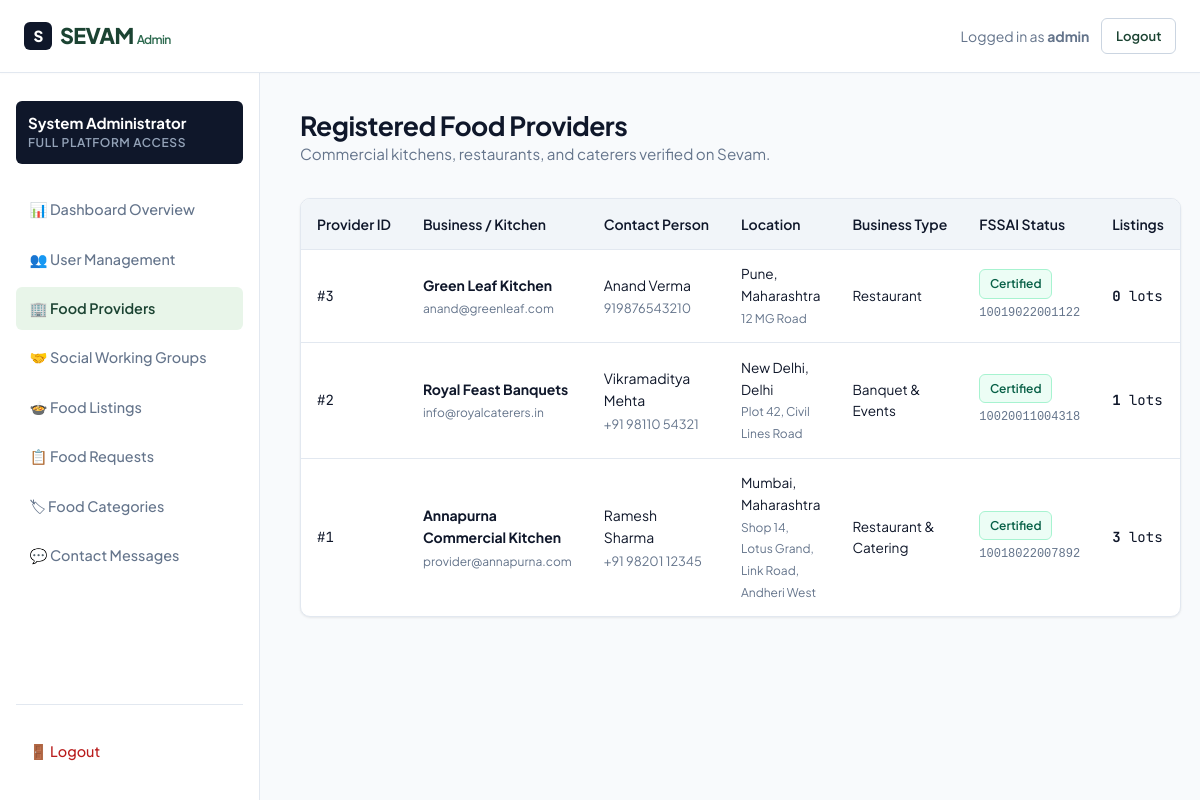
/admin/providers.php (signed in), run on the app's committed database.
### tables this page shows
CREATE TABLE `food_providers` (
  `id` int(11) NOT NULL AUTO_INCREMENT,
  `user_id` int(11) NOT NULL,
  `business_name` varchar(150) NOT NULL,
  `owner_name` varchar(100) NOT NULL,
  `phone` varchar(20) NOT NULL,
  `address` text NOT NULL,
  `city` varchar(80) NOT NULL,
  `state` varchar(80) NOT NULL,
  `business_type` varchar(80) NOT NULL,
  `fssai_status` enum('Certified','Not Certified') DEFAULT 'Not Certified',
  `fssai_number` varchar(50) DEFAULT NULL,
  `created_at` timestamp NULL DEFAULT current_timestamp(),
  PRIMARY KEY (`id`),
  KEY `fk_provider_user` (`user_id`),
  CONSTRAINT `fk_provider_user` FOREIGN KEY (`user_id`) REFERENCES `users` (`id`) ON DELETE CASCADE
);

CREATE TABLE `users` (
  `id` int(11) NOT NULL AUTO_INCREMENT,
  `username` varchar(50) NOT NULL,
  `email` varchar(100) NOT NULL,
  `password` varchar(255) NOT NULL,
  `role` enum('admin','provider','group') NOT NULL,
  `status` enum('active','inactive') DEFAULT 'active',
  `created_at` timestamp NULL DEFAULT current_timestamp(),
  PRIMARY KEY (`id`),
  UNIQUE KEY `username` (`username`),
  UNIQUE KEY `email` (`email`)
);

### php/db.php (called while the page is built, shortened)
<?php
function escape($val) {
    return htmlspecialchars($val ?? '', ENT_QUOTES, 'UTF-8');
}

### admin/providers.php (the view, shortened to what this page needs)
<?php
require_once __DIR__ . '/../php/db.php';
require_once __DIR__ . '/header.php';
$stmt = $pdo->query("SELECT p.*, u.username, u.email, u.status as user_status,
    (SELECT COUNT(*) FROM food_listings WHERE provider_id = p.id) as listing_count
    FROM food_providers p
    JOIN users u ON p.user_id = u.id
    ORDER BY p.id DESC");
$providers = $stmt->fetchAll();
?>
<div class="dashboard-header">
    <div>
        <h1 class="dashboard-title">Registered Food Providers</h1>
        <p style="color: var(--color-text-muted); font-size: 0.95rem;">
            Commercial kitchens, restaurants, and caterers verified on Sevam.
        </p>
    </div>
</div>
<div class="table-wrap">
    <div class="table-responsive">
        <table class="data-table">
            <thead>
                <tr>
                    <th>Provider ID</th>
                    <th>Business / Kitchen</th>
                    <th>Contact Person</th>
                    <th>Location</th>
                    <th>Business Type</th>
                    <th>FSSAI Status</th>
                    <th>Listings</th>
                </tr>
            </thead>
            <tbody>
                <?php foreach ($providers as $p): ?>
                    <tr>
                        <td class="tabular-nums">#<?= $p['id'] ?></td>
                        <td>
                            <strong><?= escape($p['business_name']) ?></strong><br>
                            <span style="font-size:0.75rem; color:var(--color-text-muted);"><?= escape($p['email']) ?></span>
                        </td>
                        <td>
                            <?= escape($p['owner_name']) ?><br>
                            <span style="font-size:0.8rem; color:var(--color-text-muted);"><?= escape($p['phone']) ?></span>
                        </td>
                        <td style="font-size:0.85rem;">
                            <?= escape($p['city']) ?>, <?= escape($p['state']) ?><br>
                            <span style="font-size:0.75rem; color:var(--color-text-muted);"><?= escape($p['address']) ?></span>
                        </td>
                        <td style="font-size:0.85rem;"><?= escape($p['business_type']) ?></td>
                        <td>
                            <?php if ($p['fssai_status'] === 'Certified'): ?>
                                <span class="badge badge-accepted">Certified</span><br>
                                <span style="font-size:0.75rem; color:var(--color-text-muted); font-family:monospace;"><?= escape($p['fssai_number']) ?></span>
                            <?php else: ?>
                                <span class="badge badge-pending">Not Certified</span>
                            <?php endif; ?>
                        </td>
                        <td class="tabular-nums">
                            <strong><?= $p['listing_count'] ?></strong> lots
                        </td>
                    </tr>
                <?php endforeach; ?>
            </tbody>
        </table>
    </div>
</div>
<?php require_once __DIR__ . '/footer.php'; ?>

### css/style.css (style rules this page uses)
:root { --color-bg: #f8fafc; --color-surface: #ffffff; --color-surface-subtle: #f1f5f9; --color-surface-hover: #e2e8f0; --color-primary: #1b4332; --color-primary-light: #2d6a4f; --color-primary-accent: #40916c; --color-primary-subtle: #e8f5e9; --color-primary-border: #b7e4c7; --color-text-main: #0f172a; --color-text-muted: #64748b; --color-text-inverted: #ffffff; --color-border: #e2e8f0; --color-border-strong: #cbd5e1; --color-success: #15803d; --color-success-bg: #f0fdf4; --color-success-border: #bbf7d0; --color-warning: #b45309; --color-warning-bg: #fffbeb; --color-warning-border: #fde68a; --color-danger: #b91c1c; --color-danger-bg: #fef2f2; --color-danger-border: #fecaca; --color-info: #0369a1; --color-info-bg: #f0f9ff; --color-info-border: #bae6fd; --radius-sm: 6px; --radius-md: 10px; --radius-lg: 16px; --shadow-subtle: 0 1px 3px rgba(0, 0, 0, 0.05), 0 1px 2px rgba(0, 0, 0, 0.03); --shadow-card: 0 4px 6px -1px rgba(0, 0, 0, 0.05), 0 2px 4px -2px rgba(0, 0, 0, 0.03); --shadow-modal: 0 20px 25px -5px rgba(0, 0, 0, 0.1), 0 8px 10px -6px rgba(0, 0, 0, 0.05); --container-max: 1200px; --header-height: 72px; }
*, *::before, *::after { box-sizing: border-box; margin: 0; padding: 0; }
html { font-size: 16px; scroll-behavior: smooth; -webkit-font-smoothing: antialiased; }
body { font-family: 'Plus Jakarta Sans', system-ui, -apple-system, sans-serif; background-color: var(--color-bg); color: var(--color-text-main); line-height: 1.6; min-height: 100vh; display: flex; flex-direction: column; }
h1, h2, h3, h4, h5, h6 { color: var(--color-text-main); font-weight: 700; line-height: 1.25; letter-spacing: -0.02em; text-wrap: balance; }
p { color: var(--color-text-muted); }
.tabular-nums { font-variant-numeric: tabular-nums; font-family: 'JetBrains Mono', monospace; }
.badge { display: inline-flex; align-items: center; gap: 0.35rem; font-size: 0.75rem; font-weight: 600; padding: 0.25rem 0.6rem; border-radius: var(--radius-sm); text-transform: capitalize; }
.badge-accepted { background-color: #ecfdf5; color: #065f46; border: 1px solid #a7f3d0; }
.dashboard-header { display: flex; align-items: center; justify-content: space-between; margin-bottom: 2rem; flex-wrap: wrap; gap: 1rem; }
.dashboard-title { font-size: 1.65rem; }
.table-wrap { background-color: var(--color-surface); border: 1px solid var(--color-border); border-radius: var(--radius-md); overflow: hidden; box-shadow: var(--shadow-subtle); margin-bottom: 2rem; }
.table-responsive { width: 100%; overflow-x: auto; }
.data-table { width: 100%; border-collapse: collapse; font-size: 0.875rem; text-align: left; }
.data-table th { background-color: var(--color-surface-subtle); padding: 0.85rem 1rem; font-weight: 600; color: var(--color-text-main); border-bottom: 1px solid var(--color-border); white-space: nowrap; }
.data-table td { padding: 0.85rem 1rem; border-bottom: 1px solid var(--color-border); color: var(--color-text-main); vertical-align: middle; }
.data-table tr:last-child td { border-bottom: none; }

### data on the page
food_providers: id "3", business_name "Green Leaf Kitchen", user.email "anand@greenleaf.com", owner_name "Anand Verma", phone "919876543210", city "Pune", state "Maharashtra", address "12 MG Road", business_type "Restaurant", fssai_number "10019022001122", listing_count "0"
food_providers: id "2", business_name "Royal Feast Banquets", user.email "info@royalcaterers.in", owner_name "Vikramaditya Mehta", phone "+91 98110 54321", city "New Delhi", state "Delhi", address "Plot 42, Civil Lines Road", business_type "Banquet & Events", fssai_number "10020011004318", listing_count "1"
food_providers: id "1", business_name "Annapurna Commercial Kitchen", user.email "provider@annapurna.com", owner_name "Ramesh Sharma", phone "+91 98201 12345", city "Mumbai", state "Maharashtra", address "Shop 14, Lotus Grand, Link Road, Andheri West", business_type "Restaurant & Catering", fssai_number "10018022007892", listing_count "3"

### other printed values
$_SESSION['username'] "admin"
